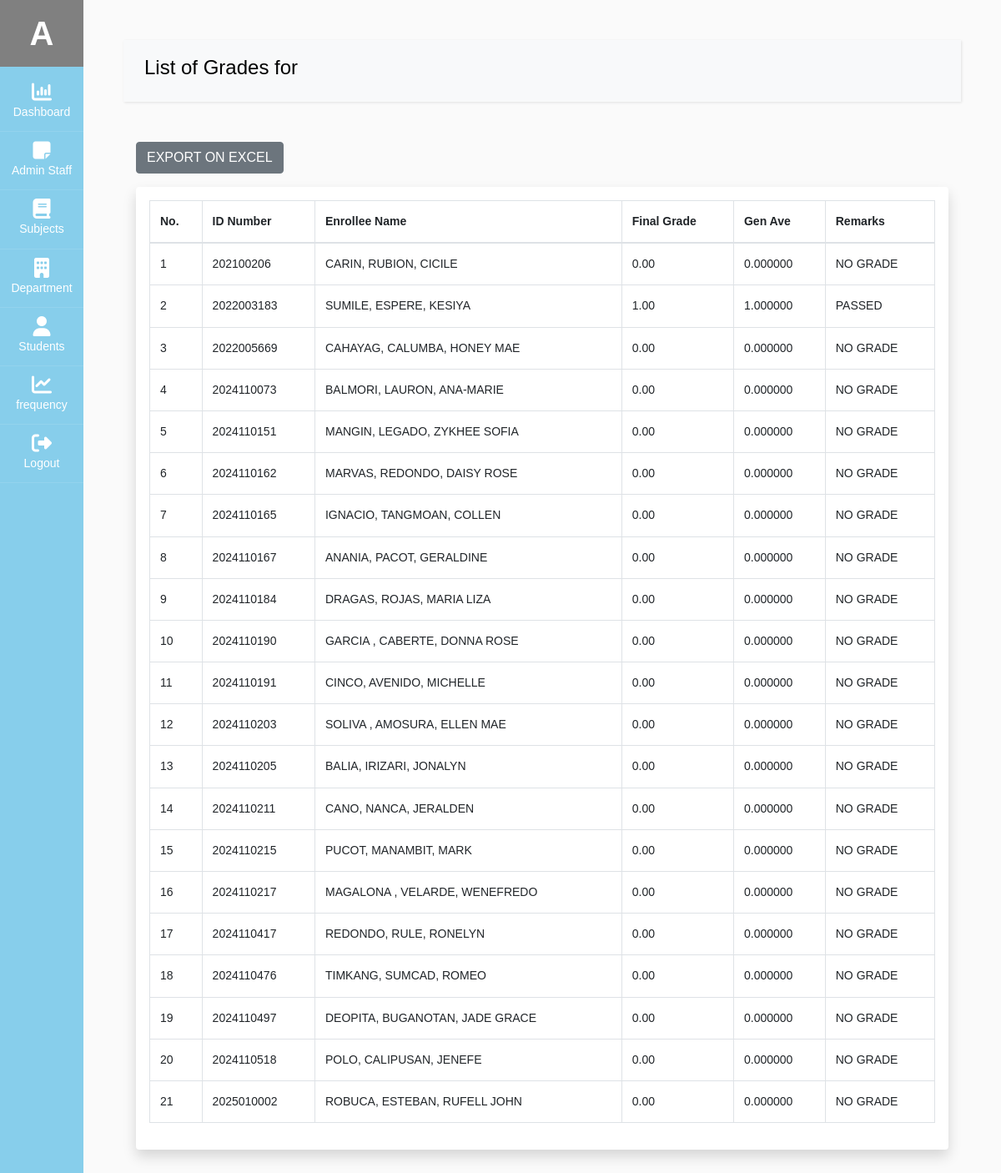
The page /admin/view_subject.php?subject_id=398 (signed in) on the database its author committed.
### tables this page shows
CREATE TABLE `user` (
  `admin_id` int(11) NOT NULL,
  `fname` varchar(60) NOT NULL,
  `mname` varchar(60) DEFAULT NULL,
  `lname` varchar(60) NOT NULL,
  `email` varchar(100) NOT NULL,
  `username` varchar(100) NOT NULL,
  `password` varchar(100) NOT NULL,
  `type` varchar(20) NOT NULL,
  `profile_img` varchar(255) DEFAULT NULL,
  `status` int(11) NOT NULL DEFAULT 1
);

CREATE TABLE `student` (
  `stud_id` int(11) NOT NULL,
  `stud_course` text NOT NULL,
  `stud_fname` varchar(60) NOT NULL,
  `stud_mname` varchar(60) DEFAULT NULL,
  `stud_lname` varchar(60) NOT NULL,
  `stud_phone` varchar(60) NOT NULL,
  `stud_bday` date NOT NULL,
  `stud_address` varchar(60) NOT NULL,
  `stud_gender` varchar(60) NOT NULL,
  `stud_year_level` varchar(60) NOT NULL,
  `stud_section` varchar(60) NOT NULL,
  `stud_sem` varchar(60) NOT NULL,
  `stud_academic_status` varchar(60) NOT NULL,
  `stud_school_year` varchar(255) NOT NULL,
  `stud_status` int(11) NOT NULL DEFAULT 1
);

### db/db.php (called while the page is built, shortened)
<?php
class db_connect
{
    public $host = db_host;
    public $user = db_user;
    public $pass = db_pass;
    public $name = db_name;
    public function connect()
    {
        try {
            $this->conn = new mysqli($this->host, $this->user, $this->pass, $this->name);
        } catch (\Throwable $th) {
            header("Location:setup.php");
        }
    }
}

### db/class.php (called while the page is built, shortened)
<?php
include('db.php');
class global_class extends db_connect
{
    public function get_All_studentBasedSubject($subject_id)
    {
        $query = $this->conn->prepare("
            SELECT sub.course_code,ss.ss_stud_id, AVG(ss.ss_final_grade) AS general_average,stud.stud_fname,stud.stud_mname,stud.stud_lname,stud_id,ss_final_grade
            FROM `student_subject` AS ss
            LEFT JOIN subject AS sub ON sub.subject_id = ss.ss_subject_id
            LEFT JOIN student AS stud ON stud.stud_id = ss.ss_stud_id
            WHERE ss.ss_subject_id = ? AND stud.stud_status = '1'
            GROUP BY ss.ss_stud_id;
        ");
        $query->bind_param("i", $subject_id);
        if ($query->execute()) {
            $result = $query->get_result();
            return $result;
        } else {
            return "Execution Error: " . $query->error;
        }
    }
    public function get_user_info($admin_id)
    {
        $query = $this->conn->prepare("SELECT * FROM `user` where status='1' AND admin_id =$admin_id");
        if ($query->execute()) {
            $result = $query->get_result();
            return $result;
        }
    }
}

### admin/view_subject.php (the view, shortened to what this page needs)
<?php
include('../components/admin-header.php');
$subject_id=$_GET['subject_id'];
$subject_code=$_GET['code'];
?>
<div id="content" class="p-4 p-md-5">
<nav class="navbar navbar-expand-lg navbar-light bg-light" >
  <div class="container-fluid" >
    <h4>List of Grades for <?= $subject_code?></h4>
  </div>
</nav>
<div class="container mt-5">
   <button class="btn btn-secondary mb-3" id="exportExcel">EXPORT ON EXCEL</button>
    <div class="table-responsive shadow p-3 mb-5 bg-white rounded">
    <table id="studentTable" class="table table-bordered">
        <thead>
            <tr>
                <th>No.</th>
                <th>ID Number</th>
                <th>Enrollee Name</th>
                <th>Final Grade</th>
                <th>Gen Ave</th>
                <th>Remarks</th>
            </tr>
        </thead>
        <tbody>
            <?php
                $get_All_student = $admin_db->get_All_studentBasedSubject($subject_id);
                    $count = 1;
                    while ($student = $get_All_student->fetch_array()):
                        $fullname=$student['stud_lname'].", ".$student['stud_mname'].", ".$student['stud_fname'];
                        $general_ave=$student['general_average'];
                        if($general_ave<=0){
                            $remarks="NO GRADE";
                        }else if($general_ave>0 && $general_ave <= 3 ){
                            $remarks="PASSED";
                        }else if($general_ave>0 && $general_ave > 3 ){
                            $remarks="FAILED";
                        }
            ?>
            <tr>
                <td><?=$count?></td>
                <td><?=$student['stud_id']?></td>
                <td><?=strtoupper($fullname)?></td>
                <td><?=$student['ss_final_grade']?></td>
                <td><?=$student['general_average']?></td>
                <td><?=$remarks?></td>
            </tr>
            <?php
                    $count++;
                    endwhile;
            ?>
        </tbody>
    </table>
</div>
</div>
<?php
include('../components/admin-footer.php');
?>

### components/admin-header.php (shortened to what this page needs)
<?php
include('../db/class.php');
$admin_db = new global_class();
$admin_restrictions="";
if (isset($_SESSION['admin_id'])) {
    $admin_id = $_SESSION['admin_id'];
    $getUserDetails = $admin_db->get_user_info($admin_id);
    $user = $getUserDetails->fetch_array();
    $admin_id =$user['admin_id'];
    $username=$user['username'];
}
?>
<!doctype html>
<html lang="en">
  <head>
		<link rel="stylesheet" href="../node_modules/font-awesome/css/font-awesome.min.css">
    <link rel="stylesheet" href="../node_modules/alertifyjs/build/css/alertify.min.css"/>
    <link rel="stylesheet" href="../node_modules/alertifyjs//build/css/themes/default.min.css"/>
    <link rel="stylesheet" href="../node_modules/bootstrap/dist/css/bootstrap.min.css"/>
    <link rel="stylesheet" href="../css/dataTables.bootstrap5.css">
		<link rel="stylesheet" href="../css/admin.css">
  </head>
  <body>
		<div class="wrapper d-flex align-items-stretch" >
			<nav id="sidebar" class="active" >
				<h1><a href="profile.php?profile_id=<?=$admin_id?>" class="logo" style="background-color:gray;"><?=ucfirst($username[0])?></a></h1>
        <ul class="list-unstyled components mb-5">
          <li class="active">
            <a href="dashboard.php"><span class="fa fa-bar-chart"></span> Dashboard</a>
          </li>
          <li <?=$admin_restrictions?>>
            <a href="user.php"><span class="fa fa-sticky-note"></span>Admin Staff</a>
          </li>
          <li <?=$admin_restrictions?>>
            <a href="subject.php"><span class="fa fa-book"></span> Subjects</a>
          </li>
          <li <?=$admin_restrictions?>>
            <a href="department.php"><span class="fa fa-building"></span> Department</a>
          </li>
          <li>
              <a href="student.php"><span class="fa fa-user"></span> Students</a>
          </li>
          <li>
              <a href="frequency.php"><span class="fa fa-line-chart"></span> frequency</a>
          </li>
          <li>
            <a href="Logout.php"><span class="fa fa-sign-out"></span> Logout</a>
          </li>
        </ul>
    	</nav>
  </body>
</html>

### rows shown on the page
user: username "A"
student: stud_id "202100206", fullname "CARIN, RUBION, CICILE", ss_final_grade "0.00", general_average "0.000000", remarks "NO GRADE"
student: stud_id "2022003183", fullname "SUMILE, ESPERE, KESIYA", ss_final_grade "1.00", general_average "1.000000", remarks "PASSED"
student: stud_id "2022005669", fullname "CAHAYAG, CALUMBA, HONEY MAE", ss_final_grade "0.00", general_average "0.000000", remarks "NO GRADE"
student: stud_id "2024110073", fullname "BALMORI, LAURON, ANA-MARIE", ss_final_grade "0.00", general_average "0.000000", remarks "NO GRADE"
student: stud_id "2024110151", fullname "MANGIN, LEGADO, ZYKHEE SOFIA", ss_final_grade "0.00", general_average "0.000000", remarks "NO GRADE"
student: stud_id "2024110162", fullname "MARVAS, REDONDO, DAISY ROSE", ss_final_grade "0.00", general_average "0.000000", remarks "NO GRADE"
student: stud_id "2024110165", fullname "IGNACIO, TANGMOAN, COLLEN", ss_final_grade "0.00", general_average "0.000000", remarks "NO GRADE"
student: stud_id "2024110167", fullname "ANANIA, PACOT, GERALDINE", ss_final_grade "0.00", general_average "0.000000", remarks "NO GRADE"
student: stud_id "2024110184", fullname "DRAGAS, ROJAS, MARIA LIZA", ss_final_grade "0.00", general_average "0.000000", remarks "NO GRADE"
student: stud_id "2024110190", fullname "GARCIA , CABERTE, DONNA ROSE", ss_final_grade "0.00", general_average "0.000000", remarks "NO GRADE"
student: stud_id "2024110191", fullname "CINCO, AVENIDO, MICHELLE", ss_final_grade "0.00", general_average "0.000000", remarks "NO GRADE"
student: stud_id "2024110203", fullname "SOLIVA , AMOSURA, ELLEN MAE", ss_final_grade "0.00", general_average "0.000000", remarks "NO GRADE"
student: stud_id "2024110205", fullname "BALIA, IRIZARI, JONALYN", ss_final_grade "0.00", general_average "0.000000", remarks "NO GRADE"
student: stud_id "2024110211", fullname "CANO, NANCA, JERALDEN", ss_final_grade "0.00", general_average "0.000000", remarks "NO GRADE"
student: stud_id "2024110215", fullname "PUCOT, MANAMBIT, MARK", ss_final_grade "0.00", general_average "0.000000", remarks "NO GRADE"
student: stud_id "2024110217", fullname "MAGALONA , VELARDE, WENEFREDO", ss_final_grade "0.00", general_average "0.000000", remarks "NO GRADE"
student: stud_id "2024110417", fullname "REDONDO, RULE, RONELYN", ss_final_grade "0.00", general_average "0.000000", remarks "NO GRADE"
student: stud_id "2024110476", fullname "TIMKANG, SUMCAD, ROMEO", ss_final_grade "0.00", general_average "0.000000", remarks "NO GRADE"
student: stud_id "2024110497", fullname "DEOPITA, BUGANOTAN, JADE GRACE", ss_final_grade "0.00", general_average "0.000000", remarks "NO GRADE"
student: stud_id "2024110518", fullname "POLO, CALIPUSAN, JENEFE", ss_final_grade "0.00", general_average "0.000000", remarks "NO GRADE"
student: stud_id "2025010002", fullname "ROBUCA, ESTEBAN, RUFELL JOHN", ss_final_grade "0.00", general_average "0.000000", remarks "NO GRADE"
